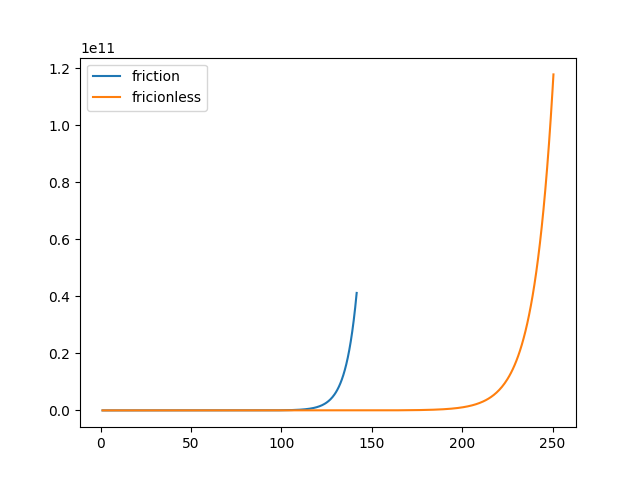

Source code (Python):
import os
import numpy as np
import matplotlib.pyplot as plt
data1=np.loadtxt("ejercicio28.dat", encoding='UTF-8')
data2=np.loadtxt("ejercicio28_sin_friccion.dat", encoding='UTF-8')



plt.figure()
plt.plot(data1[:,0], data1[:,1],label="friction")
plt.plot(data2[:,0], data2[:,1],label="fricionless")
plt.legend()
plt.savefig("ejercicio28.png")
